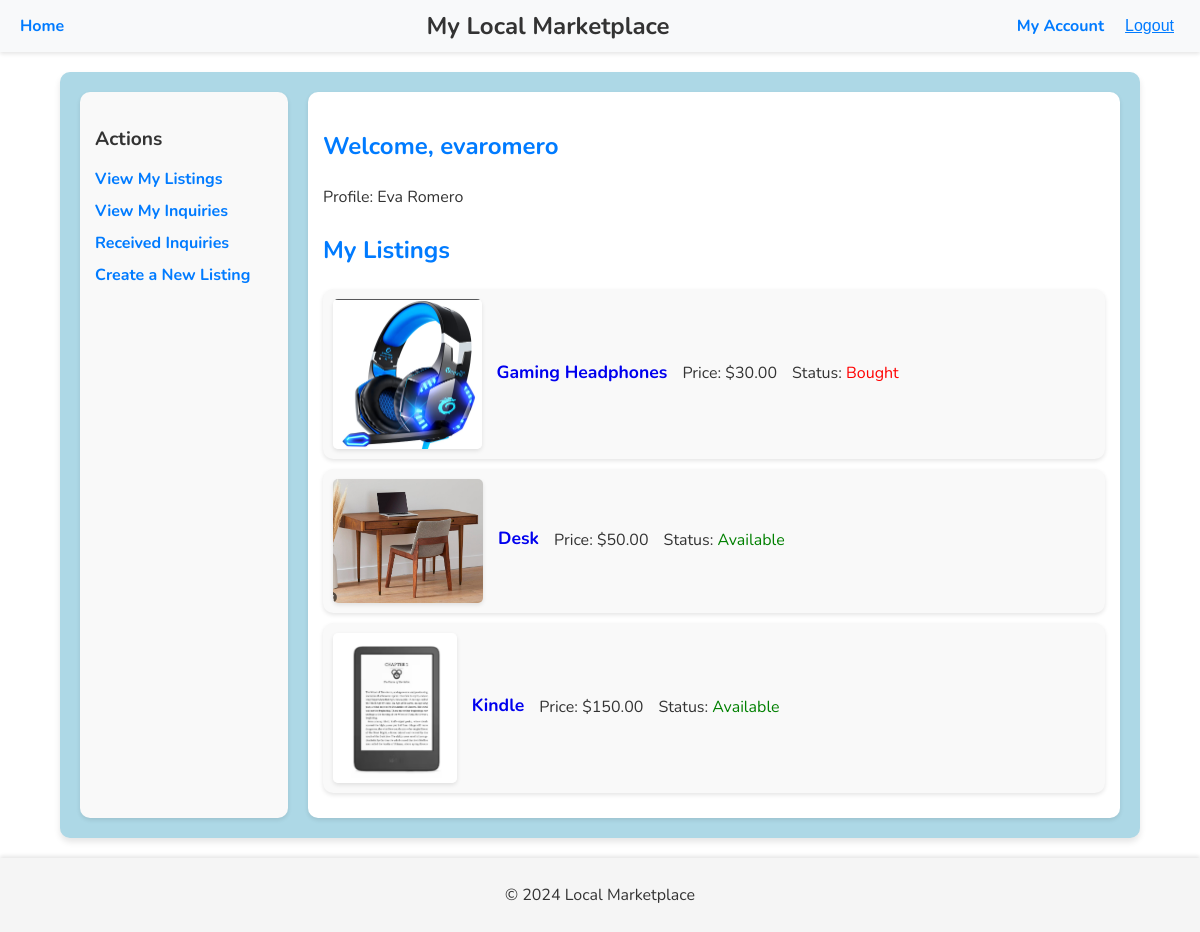
The app's page /project/my-account/ (signed in) with its own data.
### project/models.py (models this page shows, shortened)
class Profile(models.Model):
    user = models.ForeignKey('auth.User', on_delete=models.CASCADE)  # Django's built-in User model
    first_name = models.CharField(max_length=50)
    last_name = models.CharField(max_length=50)
    email = models.EmailField(unique=True)
    address = models.TextField()

class Listing(models.Model):
    item_name = models.CharField(max_length=100)
    description = models.TextField()
    price = models.DecimalField(max_digits=10, decimal_places=2)
    seller = models.ForeignKey(Profile, on_delete=models.CASCADE, related_name='listings')
    posted_date = models.DateTimeField(auto_now_add=True)
    category = models.ForeignKey(Category, on_delete=models.SET_NULL, null=True, blank=True)
    picture = models.ImageField(upload_to='listing_pictures/', blank=True, null=True)
    status = models.CharField(
        max_length=10,
        choices=[('available', 'Available'), ('bought', 'Bought')],
        default='available'
    )

### project/views.py (the view, shortened to what this page needs)
# urls.py: path('my-account/', MyAccountView.as_view(), name='my-account'),
class MyAccountView(LoginRequiredMixin, ListView):
    model = Listing
    template_name = 'project/my_account.html'
    context_object_name = 'listings'
    def get_queryset(self):
        current_profile = Profile.objects.filter(user=self.request.user).first()
        return Listing.objects.filter(seller=current_profile)
    def get_context_data(self, **kwargs):
        context = super().get_context_data(**kwargs)
        current_profile = Profile.objects.filter(user=self.request.user).first()
        view = self.request.GET.get('view')
        if view == 'inquiries':
            context['show_inquiries'] = True
            context['inquiries'] = Inquiry.objects.filter(buyer=current_profile)
            context['show_listings'] = False
            context['show_received_inquiries'] = False
        else:
            context['show_listings'] = True
            context['show_inquiries'] = False
            context['show_received_inquiries'] = False
        context['current_profile'] = current_profile
        context['current_user'] = self.request.user
        return context

### project/templates/project/my_account.html (shortened to what this page needs)
{% extends 'project/base.html' %}
{% block content %}
<div class="account-container">
    <div class="sidebar">
        <h3>Actions</h3>
        <ul>
            <li><a href="{% url 'my-account' %}?view=listings">View My Listings</a></li>
            <li><a href="{% url 'my-account' %}?view=inquiries">View My Inquiries</a></li>
            <li><a href="{% url 'my-account' %}?view=received-inquiries">Received Inquiries</a></li>
            <li><a href="{% url 'create_listing' %}">Create a New Listing</a></li>
        </ul>
    </div>
    <div class="main-content">
        <h2>Welcome, {{ current_user.username }}</h2>
        <p>Profile: {{ current_profile.first_name }} {{ current_profile.last_name }}</p>
        {% if show_inquiries %}
    <h2>My Sent Inquiries</h2>
    <ul>
        {% for inquiry in inquiries %}
            <li>
                <strong>Listing:</strong>
                <a href="{% url 'listing_detail' inquiry.listing.id %}">{{ inquiry.listing.item_name }}</a><br>
                <strong>Message:</strong> {{ inquiry.message }}<br>
                <strong>Sent Date:</strong> {{ inquiry.sent_date }}<br>
                <strong>Status:</strong>
                <span class="
                    {% if inquiry.status == 'pending' %}status-pending{% endif %}
                    {% if inquiry.status == 'accepted' %}status-accepted{% endif %}
                    {% if inquiry.status == 'rejected' %}status-rejected{% endif %}
                ">
                    {{ inquiry.get_status_display }}
                </span>
            </li>
        {% empty %}
            <p>You have not sent any inquiries yet.</p>
        {% endfor %}
        </ul>
            {% elif show_listings %}
            <h2>My Listings</h2>
            <ul>
                {% for listing in listings %}
                    <li>
                        {% if listing.picture %}
                            <img src="{{ listing.picture.url }}" alt="{{ listing.item_name }}" style="max-width: 150px; max-height: 150px;">
                        {% endif %}
                        <div class="listing-title">
                            <a href="{% url 'listing_detail' listing.id %}">{{ listing.item_name }}</a>
                        </div>
                        <p>Price: ${{ listing.price }}</p>
                        <p>Status:
                            {% if listing.status == 'available' %}
                                <span style="color: green;">Available</span>
                            {% else %}
                                <span style="color: red;">Bought</span>
                            {% endif %}
                        </p>
                    </li>
                {% empty %}
                    <p>You have no listings yet.</p>
                {% endfor %}
            </ul>
        {% endif %}
    </div>
</div>
{% endblock %}

### static/project/styles.css (style rules this page uses)
body { font-family: 'Nunito', sans-serif; font-weight: 400; font-style: normal; margin: 0; padding: 0; width: 100%; min-height: 100%; flex-direction: column; }
.account-container { display: flex; gap: 20px; background-color: #ADD8E6; padding: 20px; border-radius: 10px; box-shadow: 0px 4px 6px rgba(0, 0, 0, 0.1); width: 90%; max-width: 1400px; margin: 20px auto; box-sizing: border-box; }
.sidebar { width: 20%; background-color: #f9f9f9; padding: 15px; border-radius: 10px; box-shadow: 0px 2px 4px rgba(0, 0, 0, 0.1); box-sizing: border-box; position: sticky; top: 20px; }
.sidebar h3 { margin-bottom: 15px; font-size: 1.2rem; color: #333; }
.sidebar ul { list-style: none; padding: 0; }
.sidebar ul li { margin-bottom: 10px; }
.sidebar ul li a { text-decoration: none; color: #007bff; font-weight: bold; }
.main-content { flex: 1; background-color: #ffffff; padding: 15px; border-radius: 10px; box-shadow: 0px 2px 4px rgba(0, 0, 0, 0.1); font-size: 1rem; line-height: 1.6; color: #333; text-align: left; }
.main-content h2 { font-size: 1.5rem; color: #007bff; margin-bottom: 20px; }
.main-content ul { list-style: none; padding: 0; margin: 0; }
.main-content ul li { display: flex; align-items: center; gap: 15px; background: #f9f9f9; padding: 10px; margin-bottom: 10px; border-radius: 10px; box-shadow: 0px 2px 4px rgba(0, 0, 0, 0.1); }
.main-content ul li img { border-radius: 5px; max-width: 150px; max-height: 150px; box-shadow: 0px 2px 4px rgba(0, 0, 0, 0.1); }
.main-content ul li .listing-title { font-size: 1.1rem; font-weight: bold; color: #007bff; margin-bottom: 5px; }
.main-content ul li .listing-title a { text-decoration: none; }
.main-content ul li p { font-size: 1rem; color: #333; }

### records on screen
Profile: first_name "Eva", last_name "Romero"
Listing: picture (picture), item_name "Gaming Headphones", price "30.00", status "Bought"
Listing: picture (picture), item_name "Desk", price "50.00", status "Available"
Listing: picture (picture), item_name "Kindle", price "150.00", status "Available"

### other values on screen
{{ current_user.username }} "evaromero"
